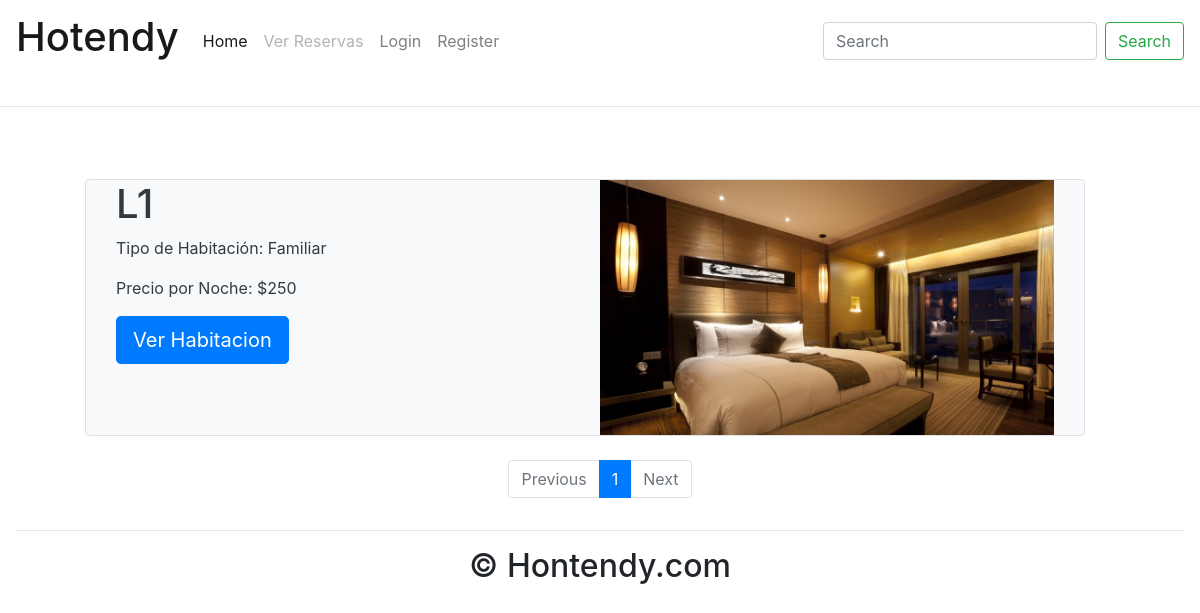
Page /hoteles/1/ on the earlier database version.
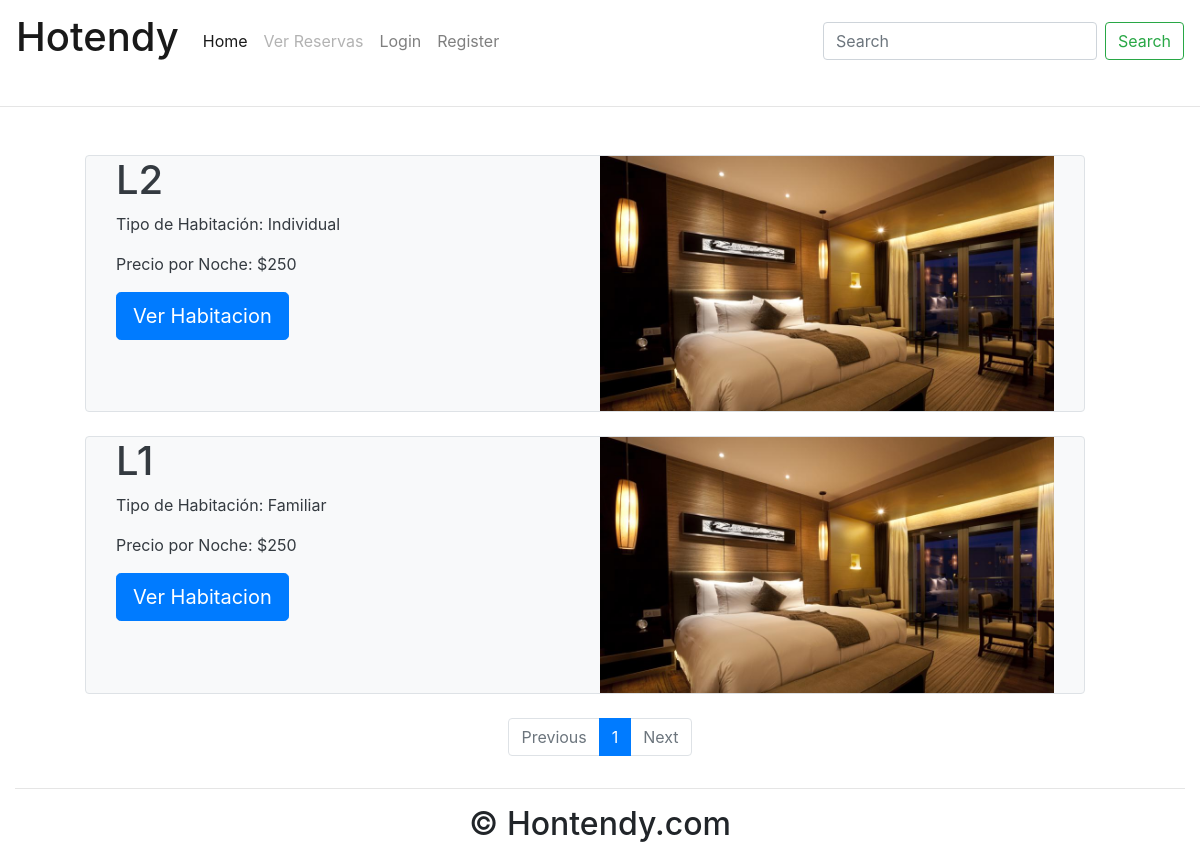
Same page on the later database version.
### Proyecto/models.py (models this page shows, shortened)
class Habitacion(models.Model):
    precio_noche = models.IntegerField()
    descripcion = models.TextField(max_length=500, default="Descripcion estandar")
    num_habitacion = models.CharField(max_length= 5)
    cant_dormitorios = models.IntegerField()
    cant_banios = models.IntegerField()
    status_estado = [
        ('Disponible', 'D'),
        ('Ocupado', 'O'),
    ]
    estado = models.CharField(max_length=50, choices=status_estado, default='Disponible')
    status=[
    ('Suite', 'Suite'),
    ('Matrimonial', 'Matrimonial'),
    ('Individual', 'Individual'),
    ('Familiar', 'Familiar'),
    ('Normal', 'Normal'),
    ('Presidencial', 'Presidencial'),
    ]
    tipo_habitacion = models.CharField(max_length = 50,choices = status, default='Normal')
    img_habitacion = models.ImageField(max_length=100, default='/img_habitacion/habitacion_prueba.jpg', upload_to='img_habitacion/', blank=True, null=True)
    class Meta:
        verbose_name = 'Habitacion'
        verbose_name_plural = 'Habitaciones'

### Proyecto/views.py (the view)
# urls.py: path('hoteles/<str:Hotel>/',HotelesView2,name="hoteles"),
def HotelesView2(request, Hotel):
    from .models import Hotel as hotel
    hoteles = hotel.objects.get(pk=Hotel)  # Aca deberiamos llamar a las habitaciones del hotel que queremos
    h = hoteles.habitaciones.all() #Tomamos SOLO las habitaciones del hotel para hacer el pagination
    hab = hoteles.habitaciones.count()
    paginator = Paginator(h, 9)
    page_number = request.GET.get('page')
    page_obj = paginator.get_page(page_number)
    contador = 0
    context = {
        'hoteles': hoteles,
        'habitaciones': page_obj,
        'h': h,
        'hab': hab,
        'contador': contador,
    }
    return render(request, 'Proyecto/hoteles2.html', context)

### templates/Proyecto/hoteles2.html
{% extends 'Proyecto/home2.html' %}
{% block content %}
    <div class="container-fluid padding">
        {% for habitacion in habitaciones %}
            <div class="row padding">
                <div class="col-lg-1"></div>
                {% if habitacion.estado == "Disponible" %}
                    <div class="row padding col-lg-10 rounded bg-light text-dark border">
                        <div class="col">
                            <h1>{{ habitacion.num_habitacion }}</h1>
                            <p>Tipo de Habitación: {{habitacion.tipo_habitacion}}</p>
                            <p>Precio por Noche: ${{habitacion.precio_noche}}</p>
                            <a href="{% url "habitaciones" habitacion.id %}">
                                <button class="btn btn-primary btn-lg zoom">Ver Habitacion</button>
                            </a>
                        </div>
                        <div class="col">
                            <img src=/media/{{ habitacion.img_habitacion }} class="img-fluid">
                        </div>
                    </div>
                {% else %}
                    <div class="row padding col-lg-10 rounded sorry"></div>
                {% endif %}
                <div class="col-lg-1"></div>
            </div>
            <br>
        {% endfor %}
        <nav aria-label="">
            <ul class="pagination justify-content-center">
                {% if habitaciones.has_previous %}
                    <li class="page-item">
                        <a class="page-link" href="?page={{ habitaciones.previous_page_number }}">Previous</a>
                    </li>
                {% else %}
                    <li class="page-item disabled">
                        <a class="page-link" href="#" tabindex="-1" aria-disabled="true">Previous</a>
                    </li>
                {% endif %}
                {% for i in habitaciones.paginator.page_range %}
                    {% if habitaciones.number == i %}
                        <li class="page-item active" aria-current="page">
                            <span class="page-link">
                                {{ i }}<span class="sr-only">(current)</span>
                            </span>
                        </li>
                    {% else %}
                        <li class="page-item"><a class="page-link" href="?page={{ i }}">{{ i }}</a></li>
                    {% endif %}
                {% endfor %}
                {% if habitaciones.has_next %}
                    <li class="page-item">
                        <a class="page-link" href="?page={{ habitaciones.next_page_number }}">Next</a>
                    </li>
                {% else %}
                    <li class="page-item disabled">
                        <a class="page-link" href="#" tabindex="-1" aria-disabled="true">Next</a>
                    </li>
                {% endif %}
            </ul>
        </nav>
    </div>
{% endblock %}
{% block footer %}
    <footer>
        <div class="container-fluid padding">
            <div class="row text-center">
                <div class="col-12">
                    <hr class="light">
                    <h2>&copy; Hontendy.com</h2>
                </div>
            </div>
        </div>
    </footer>
{% endblock %}

Differences in the rows shown:
now on this page (row edited): Habitacion: num_habitacion "L2", tipo_habitacion "Individual", precio_noche "250", img_habitacion (picture)
